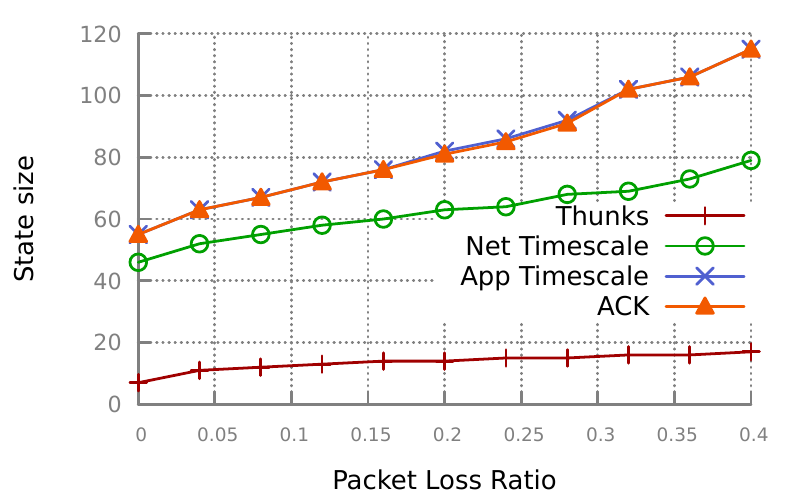

Here is the gnuplot script that generated this plot:
#!/usr/bin/gnuplot
reset
load 'style.gp'

set output "state_loss.pdf"

set xlabel "Packet Loss Ratio"
set ylabel "State size"

#set yrange[0:]
set key at screen 0.95,0.6



plot \
"state_loss.dat" using 1:2 title 'Thunks' with linespoints ls 1, \
"state_loss.dat" using 1:3 title 'Net Timescale' with linespoints ls 2, \
"state_loss.dat" using 1:4 title 'App Timescale' with linespoints ls 3, \
"state_loss.dat" using 1:5 title 'ACK' with linespoints ls 4, \
